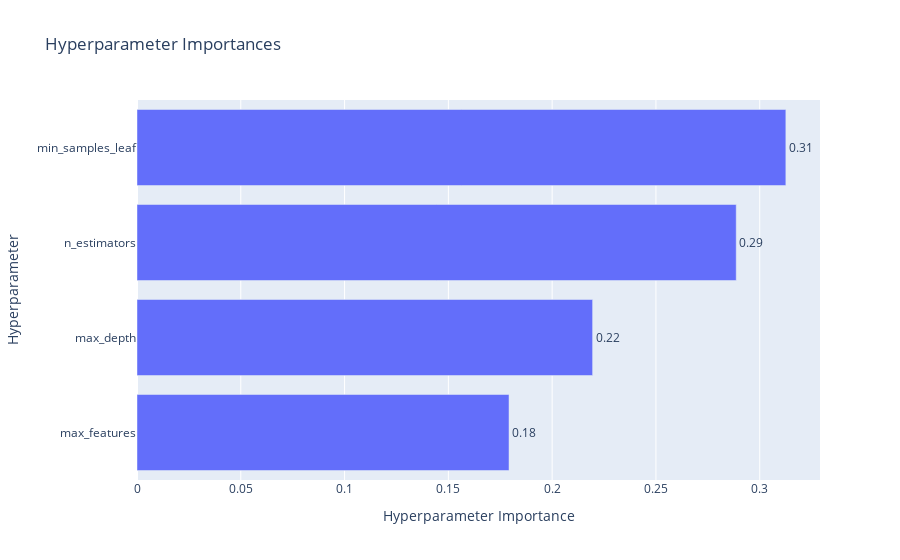

Notebook source saved alongside this figure:
### Code cell
vis.plot_param_importances(study)

### Figure 1 — Plotly figure (JSON) as saved in the notebook; plotly's stock layout.template omitted (floating-point values rounded to 4 significant figures)
{"data": [{"cliponaxis": false, "hovertemplate": ["max_features (CategoricalDistribution): 0.17922603769287618<extra></extra>", "max_depth (CategoricalDistribution): 0.2194987590629943<extra></extra>", "n_estimators (IntDistribution): 0.2886857146254248<extra></extra>", "min_samples_leaf (IntDistribution): 0.3125894886187046<extra></extra>"], "name": "Objective Value", "orientation": "h", "text": ["0.18", "0.22", "0.29", "0.31"], "textposition": "outside", "type": "bar", "x": [0.1792, 0.2195, 0.2887, 0.3126], "y": ["max_features", "max_depth", "n_estimators", "min_samples_leaf"]}], "layout": {"title": {"text": "Hyperparameter Importances"}, "xaxis": {"title": {"text": "Hyperparameter Importance"}}, "yaxis": {"title": {"text": "Hyperparameter"}}}}
